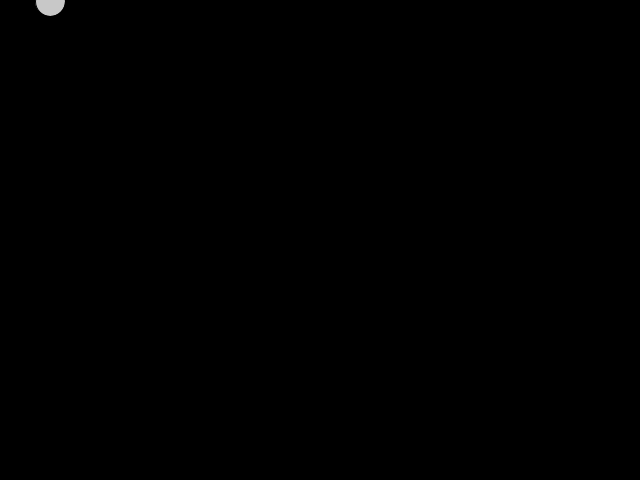
Frame 1 (no input)
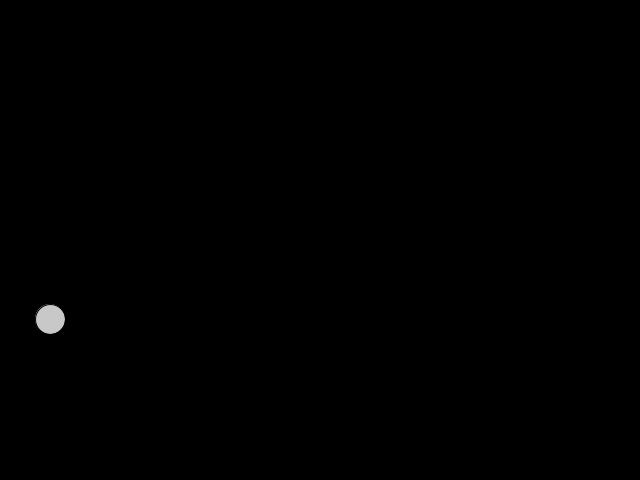
Frame 60 (the mouse pressed at the canvas centre just before this capture)
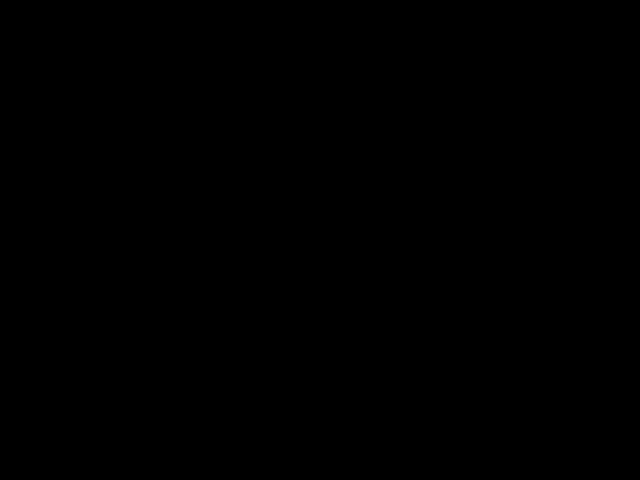
Frame 120 (the mouse held since frame 60 and released just before this capture)

The Processing sketch that drew these frames (run headless with seeded random() and noise(); from frame 60 on, the mouse is pressed at the canvas centre):

// Processing sketch: some3d
// ── some3d.pde

void setup() {
  size(640, 480);
}


void draw() {
  background(0);
  
  pushMatrix();
  
  popMatrix();
  
  fill(200);
  int age = millis();
  float y = age * age / 4000;
  translate(50, y);
  ellipse(0,0,30,30);
}
